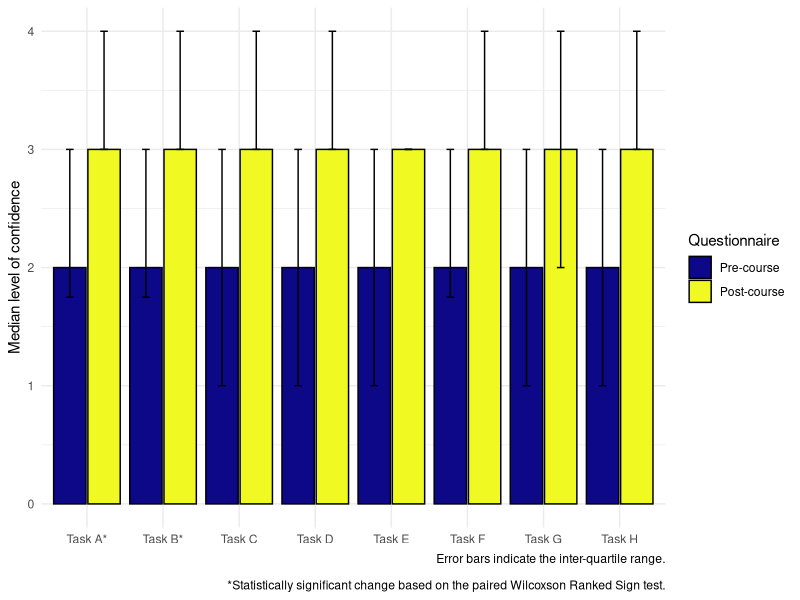
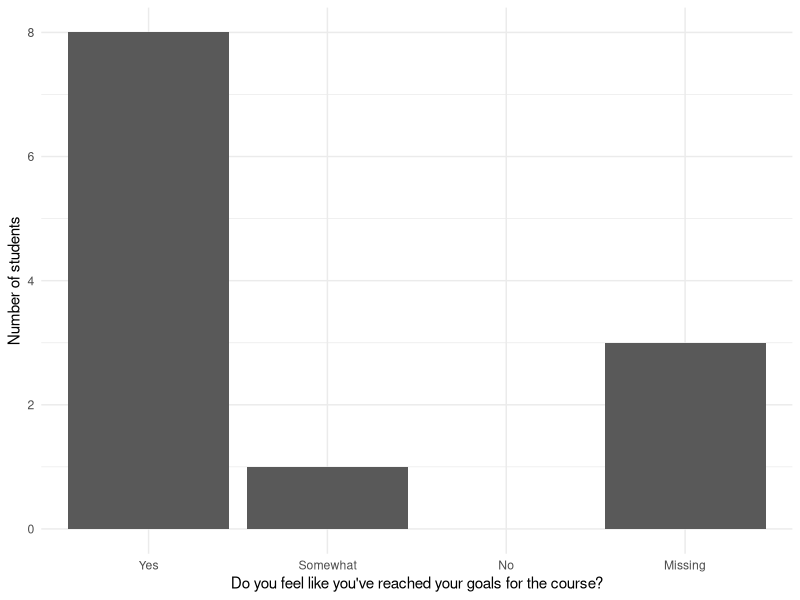
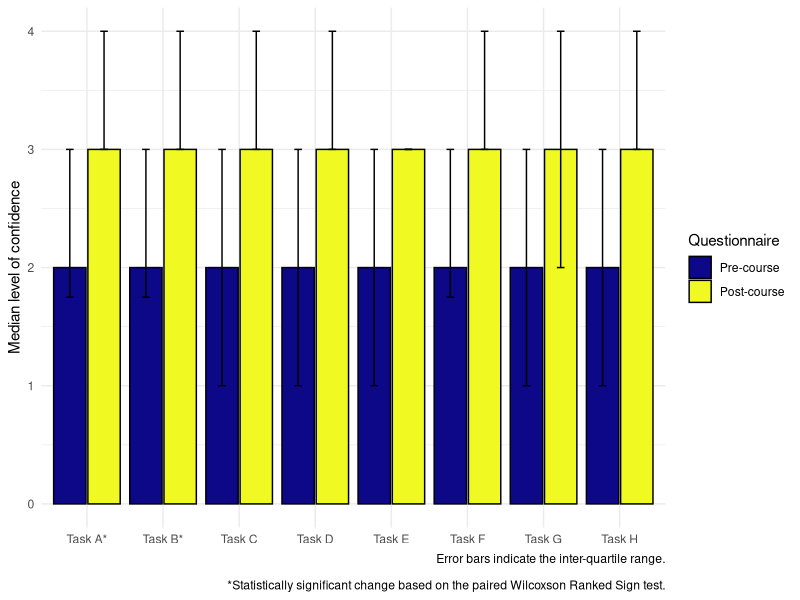
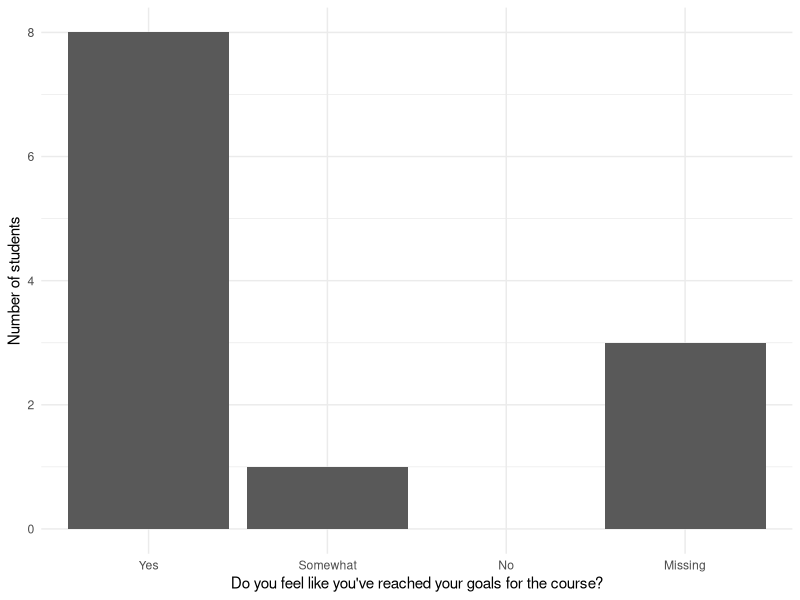

The R source for these figures, in order:
#' -----------------------------------------------------------------------------
#' Author: Sheena Martenies
#' Contact: smarte4@illinois.edu
#' Project: HK 513 Reproducibility Deliverable Example
#' 
#' Description: This script is used to generate Figure 1 in the mansucript 
#' presenting the number of students who reported meeting their semester goals
#' for the course.
#' -----------------------------------------------------------------------------

library(tidyverse)
library(here)
library(ggplot2)
library(ggpubr)
library(rstatix)
library(viridis)

#' Read in the clean data set
data <- read_csv(here("data", "clean_data.csv"))
glimpse(data)
summary(data)

#' ----------------------------
#' Figure 1: Bar chart showing changes in median confidence
#' ----------------------------

#' Function for format the median and IQR
med_iqr <- function(x) {
  med <- median(x, na.rm = T)
  iqr <- IQR(x, na.rm = T)
  miss <- sum(is.na(x))
  med_iqr <- paste0(format(round(med, digits = 1), nsmall = 1), " (", format(round(iqr, digits = 1), nsmall = 1), ")")
  return(med_iqr)
}

#' Long data set with pre- and post scores for each question
data_long_post <- data %>%
  pivot_longer(cols = ends_with("_post"), 
               names_to = "comp", values_to = "conf_score") %>%
  select(id, comp, conf_score) %>%
  mutate(comp = str_remove(comp, "_post"),
         test = "post")
data_long_pre <- select(data, -exp_r_pre) %>%
  pivot_longer(cols = ends_with("_pre"), 
               names_to = "comp", values_to = "conf_score") %>%
  select(id, comp, conf_score) %>%
  mutate(comp = str_remove(comp, "_pre"),
         test = "pre")
data_long <- bind_rows(data_long_post, data_long_pre) %>%
  mutate(test = factor(test, levels = c("pre", "post"),
                       labels = c("Pre-course", "Post-course")),
         comp = factor(comp, labels = c("Task A*", "Task B*", "Task C",
                                        "Task D", "Task E", "Task F",
                                        "Task G", "Task H")))

#' calculate medians
data_long_med <- data_long %>%
  group_by(comp, test) %>%
  summarise(median = median(conf_score, na.rm =T),
            pct25 = quantile(conf_score, probs = 0.25, na.rm = T),
            pct75 = quantile(conf_score, probs = 0.75, na.rm = T))

med_plot <- ggplot() +
  geom_col(data = data_long_med, aes(x = comp, y = median, 
                                      fill = test),
           position = position_dodge(0.9),
           color = "black", width = 0.85, show.legend = T) +
  geom_errorbar(data = data_long_med, aes(x = comp, y = median,
                                           ymin = pct25,
                                           ymax = pct75,
                                           group = test),
                position = position_dodge(0.9), color = "black", width = 0.2) +
  scale_fill_viridis(name = "Questionnaire", discrete = T,  option = "plasma") +
  labs(
    x = NULL,
    y = "Median level of confidence",
    caption = "Error bars indicate the inter-quartile range.\n
    *Statistically significant change based on the paired Wilcoxson Ranked Sign test."
  ) +
  theme_minimal()
med_plot
ggsave(med_plot, filename = here::here("figs", "fig1.jpeg"),
       width = 8, height = 6, units = "in", dpi = 500)

#' ----------------------------
#' Figure 2: Bar chart for the number of students who report meeting their 
#' semester goals
#' ----------------------------

#' Set missing values to 0 to include in the bar chart
data$met_goals[is.na(data$met_goals)] <- 0
data$met_goals_fac <- factor(data$met_goals,
                             levels = c(1, 2, 3, 0),
                             labels = c("Yes", "Somewhat", "No", "Missing"),
                             ordered = T) 

#' Bar chart counting students in each response group
goal_bar <- ggplot(data) +
  geom_bar(aes(x = met_goals_fac),
           position = position_dodge2(preserve = "single")) +
  scale_x_discrete(drop = F, na.value = "Missing") +
  labs(x = "Do you feel like you've reached your goals for the course?",
       y = "Number of students") +
  theme_minimal()
goal_bar
ggsave(goal_bar, filename = here("figs", "fig2.jpeg"),
       units = "in", height = 4, width = 6)
